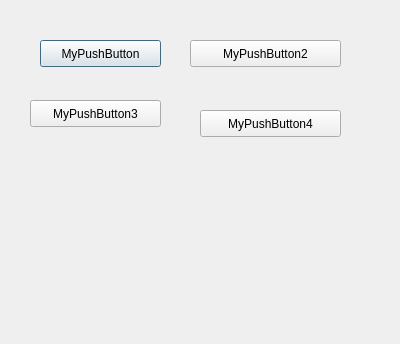
<?xml version="1.0" encoding="UTF-8"?>
<ui version="4.0">
 <class>mydialog</class>
 <widget class="QDialog" name="mydialog">
  <property name="geometry">
   <rect>
    <x>0</x>
    <y>0</y>
    <width>400</width>
    <height>344</height>
   </rect>
  </property>
  <property name="windowTitle">
   <string>Dialog</string>
  </property>
  <widget class="MyPushButton" name="pushButton">
   <property name="geometry">
    <rect>
     <x>40</x>
     <y>40</y>
     <width>121</width>
     <height>27</height>
    </rect>
   </property>
   <property name="text">
    <string>MyPushButton</string>
   </property>
  </widget>
  <widget class="MyPushButton" name="pushButton_2">
   <property name="geometry">
    <rect>
     <x>190</x>
     <y>40</y>
     <width>151</width>
     <height>27</height>
    </rect>
   </property>
   <property name="text">
    <string>MyPushButton2</string>
   </property>
  </widget>
  <widget class="MyPushButton" name="pushButton_3">
   <property name="geometry">
    <rect>
     <x>30</x>
     <y>100</y>
     <width>131</width>
     <height>27</height>
    </rect>
   </property>
   <property name="text">
    <string>MyPushButton3</string>
   </property>
  </widget>
  <widget class="MyPushButton" name="pushButton_4">
   <property name="geometry">
    <rect>
     <x>200</x>
     <y>110</y>
     <width>141</width>
     <height>27</height>
    </rect>
   </property>
   <property name="text">
    <string>MyPushButton4</string>
   </property>
  </widget>
 </widget>
 <customwidgets>
  <customwidget>
   <class>MyPushButton</class>
   <extends>QPushButton</extends>
   <header>mypushbutton.h</header>
  </customwidget>
 </customwidgets>
 <resources/>
 <connections/>
</ui>
